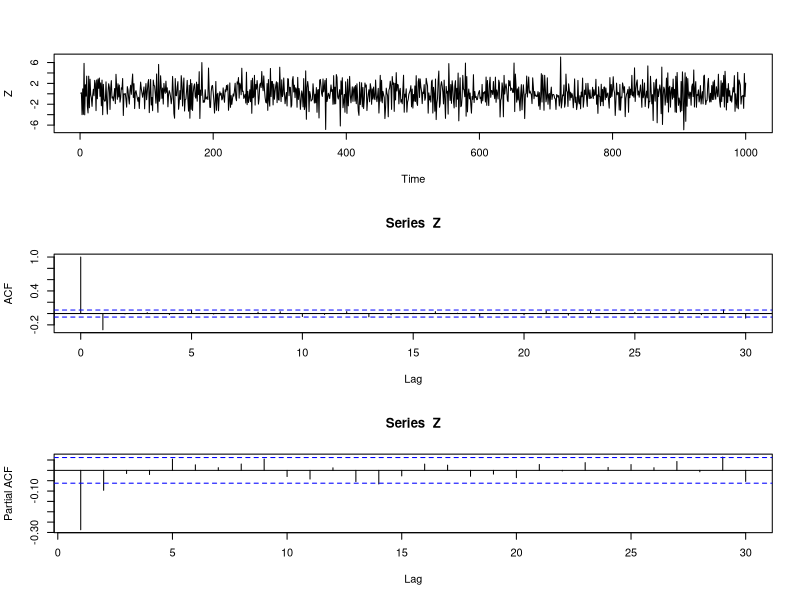

Write R code to recreate this figure.
# Lista 1 - Exercicio 3 - item e
# Zt = (1 - 1,2*B)(1 - 0,6*B)at  ==> Zt = at - 1,8at-1 + 0,72at-2 ==> MA(q), q=2 ==> MA(2)
set.seed(666)

noise <- rnorm(1000)

t = 1
Z <- rnorm(1)

t = 2
Z[t] = rnorm(1) - 1.8*noise[t-1]

# t >= 3
for (t in 3:length(noise)) {
  Z[t] = rnorm(1) - 1.8*noise[t-1] + .72*noise[t-2]
}

par(mfrow=c(3,1))
ts.plot(Z)
acf(Z, type = "correlation", plot = T)
acf(Z, type = "partial", plot = T)